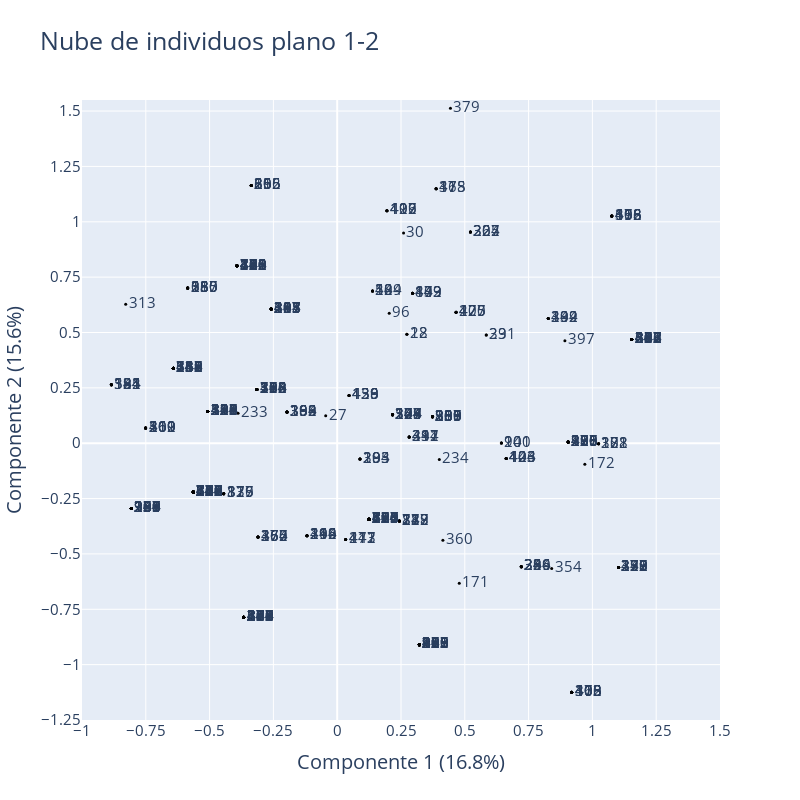

This figure's notebook cell:
### Code cell
# Crear la figura
fig = go.Figure()

# Añadir una traza de dispersión con texto para la nube de individuos en los componentes 1 y 2
fig.add_trace(go.Scatter(x=row_coordinates_Z['Componente 1'], y=row_coordinates_Z['Componente 2'],
                         mode='markers+text', text=row_coordinates_Z.index,
                        marker=dict(size=3, color='black'),
                         textposition='middle right',
                         name='Nube de individuos',
                         textfont=dict(size=15)))

# Actualizar la configuración de la figura
fig.update_layout(width=800, height=800,
                  title='Nube de individuos plano 1-2',
                  xaxis=dict(dtick=0.25, range=[-1,1.5], title='Componente 1 (16.8%)',
                             title_font=dict(size=20), tickfont=dict(size=15)),
                  yaxis=dict(dtick=0.25, range=[-1.25,1.55], title='Componente 2 (15.6%)',
                             title_font=dict(size=20), tickfont=dict(size=15)),
                  title_font=dict(size=25),
                  showlegend=False)

# Mostrar la figura
fig.show()

### Figure 1 — Plotly figure (JSON) as saved in the notebook; plotly's stock layout.template omitted (floating-point values rounded to 4 significant figures; data arrays with more than 128 entries replaced by an {"elided": "..."} marker saying what was removed)
{"data": [{"marker": {"color": "black", "size": 3}, "mode": "markers+text", "name": "Nube de individuos", "text": {"elided": "445 int values"}, "textfont": {"size": 15}, "textposition": "middle right", "type": "scatter", "x": {"elided": "445 float values"}, "y": {"elided": "445 float values"}}], "layout": {"height": 800, "showlegend": false, "title": {"font": {"size": 25}, "text": "Nube de individuos plano 1-2"}, "width": 800, "xaxis": {"dtick": 0.25, "range": [-1, 1.5], "tickfont": {"size": 15}, "title": {"font": {"size": 20}, "text": "Componente 1 (16.8%)"}}, "yaxis": {"dtick": 0.25, "range": [-1.25, 1.55], "tickfont": {"size": 15}, "title": {"font": {"size": 20}, "text": "Componente 2 (15.6%)"}}}}
